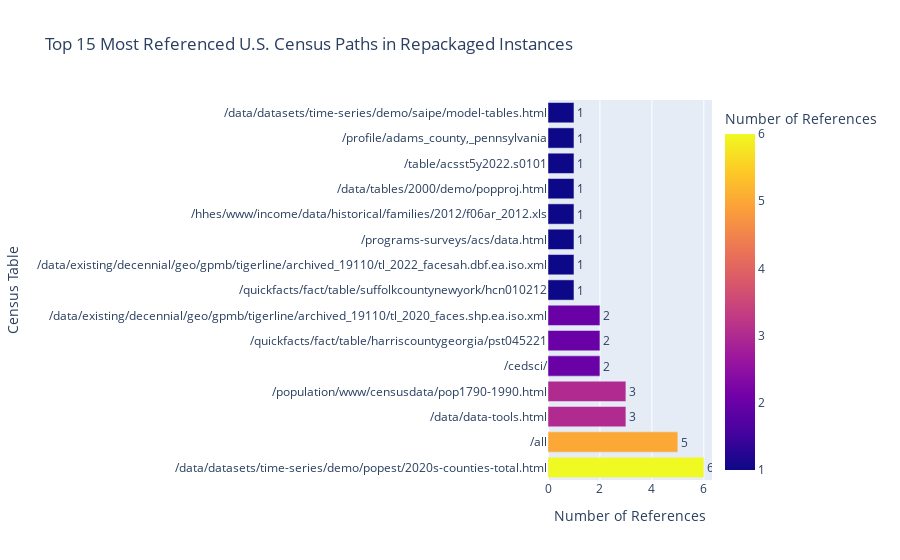

Notebook code cell kept with this figure:
### Code cell
tables, counts = zip(*r_most_common_paths)
# Create a DataFrame from the tables and counts
data = {'Census Table': tables, 'Number of References': counts}
df = pd.DataFrame(data)

# Create an interactive horizontal bar chart
fig = px.bar(df, 
             x='Number of References', 
             y='Census Table', 
             orientation='h',  # Horizontal bars
             title="Top 15 Most Referenced U.S. Census Paths in Repackaged Instances",
             labels={'Number of References': 'Number of References', 'Census Table': 'Census Table'},
             color='Number of References',  # Color bars based on count
             text='Number of References')  # Show count on hover

# Customize the hover data (you can modify this to include more details)
fig.update_traces(texttemplate='%{text}', textposition='outside')

# Invert the y-axis to show the highest count at the top
fig.update_yaxes(categoryorder='total descending')

# Show the interactive plot
fig.show()

### Figure 1 — Plotly figure (JSON) as saved in the notebook; plotly's stock layout.template omitted (floating-point values rounded to 4 significant figures)
{"data": [{"alignmentgroup": "True", "hovertemplate": "Number of References=%{marker.color}<br>Census Table=%{y}<extra></extra>", "legendgroup": "", "marker": {"color": [6, 5, 3, 3, 2, 2, 2, 1, 1, 1, 1, 1, 1, 1, 1], "coloraxis": "coloraxis", "pattern": {"shape": ""}}, "name": "", "offsetgroup": "", "orientation": "h", "showlegend": false, "text": [6, 5, 3, 3, 2, 2, 2, 1, 1, 1, 1, 1, 1, 1, 1], "textposition": "outside", "texttemplate": "%{text}", "type": "bar", "x": [6, 5, 3, 3, 2, 2, 2, 1, 1, 1, 1, 1, 1, 1, 1], "xaxis": "x", "y": ["/data/datasets/time-series/demo/popest/2020s-counties-total.html", "/all", "/data/data-tools.html", "/population/www/censusdata/pop1790-1990.html", "/cedsci/", "/quickfacts/fact/table/harriscountygeorgia/pst045221", "/data/existing/decennial/geo/gpmb/tigerline/archived_19110/tl_2020_faces.shp.ea.iso.xml", "/quickfacts/fact/table/suffolkcountynewyork/hcn010212", "/data/existing/decennial/geo/gpmb/tigerline/archived_19110/tl_2022_facesah.dbf.ea.iso.xml", "/programs-surveys/acs/data.html", "/hhes/www/income/data/historical/families/2012/f06ar_2012.xls", "/data/tables/2000/demo/popproj.html", "/table/acsst5y2022.s0101", "/profile/adams_county,_pennsylvania", "/data/datasets/time-series/demo/saipe/model-tables.html"], "yaxis": "y"}], "layout": {"barmode": "relative", "coloraxis": {"colorbar": {"title": {"text": "Number of References"}}, "colorscale": [[0, "#0d0887"], [0.1111, "#46039f"], [0.2222, "#7201a8"], [0.3333, "#9c179e"], [0.4444, "#bd3786"], [0.5556, "#d8576b"], [0.6667, "#ed7953"], [0.7778, "#fb9f3a"], [0.8889, "#fdca26"], [1, "#f0f921"]]}, "legend": {"tracegroupgap": 0}, "title": {"text": "Top 15 Most Referenced U.S. Census Paths in Repackaged Instances"}, "xaxis": {"anchor": "y", "domain": [0, 1], "title": {"text": "Number of References"}}, "yaxis": {"anchor": "x", "categoryorder": "total descending", "domain": [0, 1], "title": {"text": "Census Table"}}}}
